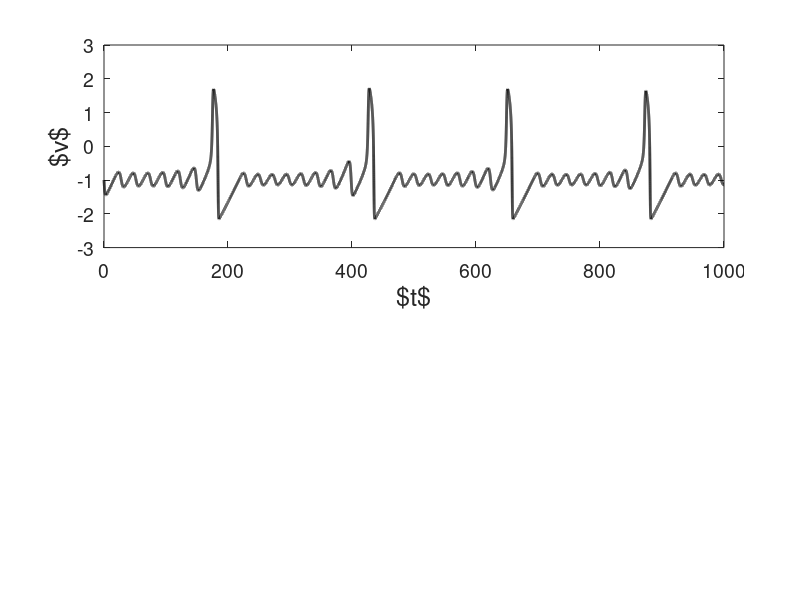

MATLAB code to generate this figure:
clear; clf;
a=5; tau_n=60; I_ext=-4.2; tau_adapt=150; delta=0.2;

t_final=1000;
dt=0.01; dt05=dt/2;
m_steps=round(t_final/dt);
v=zeros(m_steps+1,1); n=v;


v(1)=-1;
n(1)=-4.75;
I_adapt=-delta;



for k=1:m_steps,
    v_inc=v(k)-v(k)^3/3-n(k)+I_ext+I_adapt;
    n_inc=(a*v(k)-n(k))/tau_n;
    v_tmp=v(k)+dt05*v_inc;
    n_tmp=n(k)+dt05*n_inc;
    v_inc=v_tmp-v_tmp^3/3-n_tmp+I_ext+I_adapt*exp(-dt05/tau_adapt);
    n_inc=(a*v_tmp-n_tmp)/tau_n;
    v(k+1)=v(k)+dt*v_inc;
    n(k+1)=n(k)+dt*n_inc;
    I_adapt=I_adapt*exp(-dt/tau_adapt);
    if v(k+1)<0 && v(k)>=0, 
        I_adapt=I_adapt-delta;
    end;
end;


hold off;

subplot(211);
t=[0:m_steps]*dt;
plot(t,v,'-k','Linewidth',2);
set(gca,'Fontsize',14);
ylabel('$v$','Fontsize',18);
xlabel('$t$','Fontsize',18);
axis([0,t_final,-3,3]);



shg;


